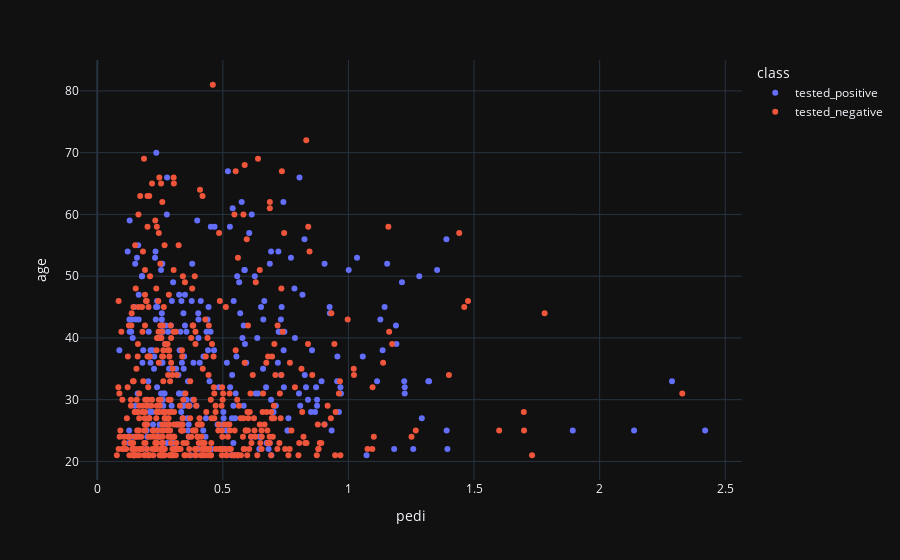

The cell this chart's notebook holds for it:
### Code cell
fig = px.scatter(train, x='pedi', y='age', color='class')
fig.show()

### Figure 1 — Plotly figure (JSON) as saved in the notebook; plotly's stock layout.template omitted (floating-point values rounded to 4 significant figures; data arrays with more than 128 entries replaced by an {"elided": "..."} marker saying what was removed)
{"data": [{"hoverlabel": {"namelength": 0}, "hovertemplate": "class=tested_positive<br>pedi=%{x}<br>age=%{y}", "legendgroup": "tested_positive", "marker": {"color": "#636efa", "symbol": "circle"}, "mode": "markers", "name": "tested_positive", "showlegend": true, "type": "scatter", "x": {"elided": "268 float values"}, "xaxis": "x", "y": {"elided": "268 int values"}, "yaxis": "y"}, {"hoverlabel": {"namelength": 0}, "hovertemplate": "class=tested_negative<br>pedi=%{x}<br>age=%{y}", "legendgroup": "tested_negative", "marker": {"color": "#EF553B", "symbol": "circle"}, "mode": "markers", "name": "tested_negative", "showlegend": true, "type": "scatter", "x": {"elided": "500 float values"}, "xaxis": "x", "y": {"elided": "500 int values"}, "yaxis": "y"}], "layout": {"legend": {"title": {"text": "class"}, "tracegroupgap": 0}, "margin": {"t": 60}, "xaxis": {"anchor": "y", "domain": [0, 1], "title": {"text": "pedi"}}, "yaxis": {"anchor": "x", "domain": [0, 1], "title": {"text": "age"}}}}
